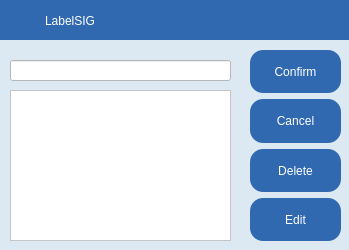
<?xml version="1.0" encoding="UTF-8"?>
<ui version="4.0">
 <class>input_dialog</class>
 <widget class="QDialog" name="input_dialog">
  <property name="geometry">
   <rect>
    <x>0</x>
    <y>0</y>
    <width>349</width>
    <height>250</height>
   </rect>
  </property>
  <property name="windowTitle">
   <string>Dialog</string>
  </property>
  <property name="styleSheet">
   <string notr="true">background-color: rgb(220, 233, 243);</string>
  </property>
  <widget class="QListWidget" name="listWidget">
   <property name="geometry">
    <rect>
     <x>10</x>
     <y>90</y>
     <width>221</width>
     <height>151</height>
    </rect>
   </property>
   <property name="styleSheet">
    <string notr="true">font: 15pt &quot;Bahnschrift Condensed&quot;;
background-color: rgb(255, 255, 255);</string>
   </property>
  </widget>
  <widget class="QLineEdit" name="lineEdit">
   <property name="geometry">
    <rect>
     <x>10</x>
     <y>60</y>
     <width>221</width>
     <height>21</height>
    </rect>
   </property>
   <property name="styleSheet">
    <string notr="true">font: 15pt &quot;Bahnschrift Condensed&quot;;
background-color: rgb(255, 255, 255);</string>
   </property>
  </widget>
  <widget class="QWidget" name="widget_6" native="true">
   <property name="geometry">
    <rect>
     <x>0</x>
     <y>0</y>
     <width>351</width>
     <height>40</height>
    </rect>
   </property>
   <property name="styleSheet">
    <string notr="true">color: rgb(255, 255, 255);
font: 16pt &quot;黑体&quot;;
background-color: rgb(48, 105, 176);</string>
   </property>
   <widget class="QLabel" name="label_name_cfg_8">
    <property name="geometry">
     <rect>
      <x>45</x>
      <y>5</y>
      <width>91</width>
      <height>31</height>
     </rect>
    </property>
    <property name="sizePolicy">
     <sizepolicy hsizetype="Expanding" vsizetype="Expanding">
      <horstretch>0</horstretch>
      <verstretch>5</verstretch>
     </sizepolicy>
    </property>
    <property name="styleSheet">
     <string notr="true">
font: 20pt 'Bahnschrift Condensed';</string>
    </property>
    <property name="text">
     <string>LabelSIG</string>
    </property>
   </widget>
   <widget class="QLabel" name="label_logo">
    <property name="geometry">
     <rect>
      <x>0</x>
      <y>0</y>
      <width>40</width>
      <height>40</height>
     </rect>
    </property>
    <property name="text">
     <string/>
    </property>
   </widget>
   <widget class="QPushButton" name="button_max">
    <property name="geometry">
     <rect>
      <x>278</x>
      <y>10</y>
      <width>20</width>
      <height>20</height>
     </rect>
    </property>
    <property name="sizePolicy">
     <sizepolicy hsizetype="Expanding" vsizetype="Expanding">
      <horstretch>0</horstretch>
      <verstretch>0</verstretch>
     </sizepolicy>
    </property>
    <property name="styleSheet">
     <string notr="true">border: none;</string>
    </property>
    <property name="text">
     <string/>
    </property>
   </widget>
   <widget class="QPushButton" name="button_close">
    <property name="geometry">
     <rect>
      <x>320</x>
      <y>10</y>
      <width>20</width>
      <height>20</height>
     </rect>
    </property>
    <property name="sizePolicy">
     <sizepolicy hsizetype="Expanding" vsizetype="Expanding">
      <horstretch>0</horstretch>
      <verstretch>0</verstretch>
     </sizepolicy>
    </property>
    <property name="styleSheet">
     <string notr="true">border: none;</string>
    </property>
    <property name="text">
     <string/>
    </property>
    <property name="autoDefault">
     <bool>true</bool>
    </property>
    <property name="default">
     <bool>false</bool>
    </property>
   </widget>
   <widget class="QPushButton" name="button_min">
    <property name="geometry">
     <rect>
      <x>236</x>
      <y>10</y>
      <width>20</width>
      <height>20</height>
     </rect>
    </property>
    <property name="sizePolicy">
     <sizepolicy hsizetype="Expanding" vsizetype="Expanding">
      <horstretch>0</horstretch>
      <verstretch>0</verstretch>
     </sizepolicy>
    </property>
    <property name="styleSheet">
     <string notr="true">border: none;</string>
    </property>
    <property name="text">
     <string/>
    </property>
   </widget>
   <zorder>label_name_cfg_8</zorder>
   <zorder>label_logo</zorder>
   <zorder>button_max</zorder>
   <zorder>button_min</zorder>
   <zorder>button_close</zorder>
  </widget>
  <widget class="QWidget" name="layoutWidget">
   <property name="geometry">
    <rect>
     <x>250</x>
     <y>50</y>
     <width>91</width>
     <height>191</height>
    </rect>
   </property>
   <layout class="QGridLayout" name="gridLayout" rowstretch="1,1,1,1" rowminimumheight="1,1,1,0">
    <item row="1" column="0">
     <widget class="QPushButton" name="button_cancel">
      <property name="sizePolicy">
       <sizepolicy hsizetype="Minimum" vsizetype="Expanding">
        <horstretch>0</horstretch>
        <verstretch>0</verstretch>
       </sizepolicy>
      </property>
      <property name="styleSheet">
       <string notr="true">color: rgb(255, 255, 255);
font: 16pt &quot;Bahnschrift Condensed&quot;;
background-color: rgb(48, 105, 176);border-radius: 13px;</string>
      </property>
      <property name="text">
       <string>Cancel</string>
      </property>
     </widget>
    </item>
    <item row="2" column="0">
     <widget class="QPushButton" name="button_delete">
      <property name="sizePolicy">
       <sizepolicy hsizetype="Minimum" vsizetype="Expanding">
        <horstretch>0</horstretch>
        <verstretch>0</verstretch>
       </sizepolicy>
      </property>
      <property name="styleSheet">
       <string notr="true">color: rgb(255, 255, 255);
font: 16pt &quot;Bahnschrift Condensed&quot;;
background-color: rgb(48, 105, 176);border-radius: 13px;</string>
      </property>
      <property name="text">
       <string>Delete</string>
      </property>
      <property name="autoDefault">
       <bool>false</bool>
      </property>
     </widget>
    </item>
    <item row="0" column="0">
     <widget class="QPushButton" name="button_confirm">
      <property name="sizePolicy">
       <sizepolicy hsizetype="Minimum" vsizetype="Expanding">
        <horstretch>0</horstretch>
        <verstretch>0</verstretch>
       </sizepolicy>
      </property>
      <property name="styleSheet">
       <string notr="true">color: rgb(255, 255, 255);
font: 16pt &quot;Bahnschrift Condensed&quot;;
background-color: rgb(48, 105, 176);border-radius: 13px;</string>
      </property>
      <property name="text">
       <string>Confirm</string>
      </property>
     </widget>
    </item>
    <item row="3" column="0">
     <widget class="QPushButton" name="button_edit">
      <property name="sizePolicy">
       <sizepolicy hsizetype="Minimum" vsizetype="Expanding">
        <horstretch>0</horstretch>
        <verstretch>0</verstretch>
       </sizepolicy>
      </property>
      <property name="styleSheet">
       <string notr="true">color: rgb(255, 255, 255);
font: 16pt &quot;Bahnschrift Condensed&quot;;
background-color: rgb(48, 105, 176);border-radius: 13px;</string>
      </property>
      <property name="text">
       <string>Edit</string>
      </property>
     </widget>
    </item>
   </layout>
  </widget>
 </widget>
 <resources/>
 <connections/>
</ui>
